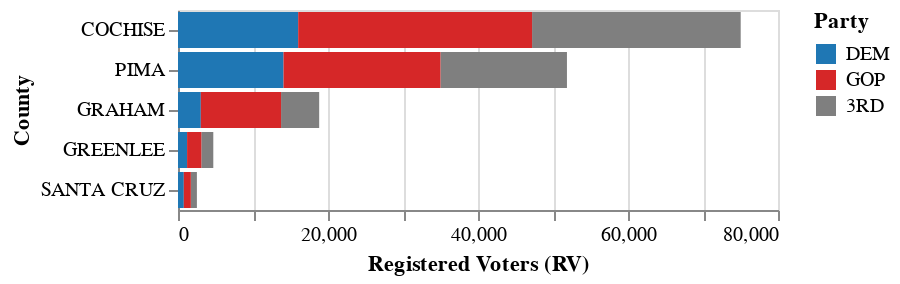

This figure's notebook cell:
### Code cell
rv_stack = (
    alt.Chart(df)
    .mark_bar()
    .encode(
        y=alt.Y("countyname:N", sort="-x", title="County"),
        x=alt.X("rv:Q", title="Registered Voters (RV)"),
        color=alt.Color(
            "party:N",
            title="Party",
            scale=alt.Scale(
                domain=list(party_colors.keys()),
                range=list(party_colors.values()),
            ),
        ),
        tooltip=["countyname", "party", "rv", "lv"],
    )
    .transform_filter("datum.rv > 0")
)

rv_stack

### Figure 1 — Vega-Lite specification as saved in the notebook (floating-point values rounded to 4 significant figures)
{"config": {"view": {"continuousWidth": 300, "continuousHeight": 300}}, "data": {"name": "data-5d5eaa9d6c51ccdb60abbfb54daeb88f"}, "mark": {"type": "bar"}, "encoding": {"color": {"field": "party", "scale": {"domain": ["DEM", "GOP", "3RD"], "range": ["#1f77b4", "#d62728", "#7f7f7f"]}, "title": "Party", "type": "nominal"}, "tooltip": [{"field": "countyname", "type": "nominal"}, {"field": "party", "type": "nominal"}, {"field": "rv", "type": "quantitative"}, {"field": "lv", "type": "quantitative"}], "x": {"field": "rv", "title": "Registered Voters (RV)", "type": "quantitative"}, "y": {"field": "countyname", "sort": "-x", "title": "County", "type": "nominal"}}, "transform": [{"filter": "datum.rv > 0"}], "$schema": "https://vega.github.io/schema/vega-lite/v5.20.1.json", "datasets": {"data-5d5eaa9d6c51ccdb60abbfb54daeb88f": [{"countyname": "COCHISE", "party": "3RD", "rv": 27815, "lv": 8299}, {"countyname": "COCHISE", "party": "DEM", "rv": 16024, "lv": 8567}, {"countyname": "COCHISE", "party": "GOP", "rv": 31187, "lv": 18736}, {"countyname": "GRAHAM", "party": "3RD", "rv": 5081, "lv": 1198}, {"countyname": "GRAHAM", "party": "DEM", "rv": 3042, "lv": 1571}, {"countyname": "GRAHAM", "party": "GOP", "rv": 10701, "lv": 6025}, {"countyname": "GREENLEE", "party": "3RD", "rv": 1593, "lv": 319}, {"countyname": "GREENLEE", "party": "DEM", "rv": 1210, "lv": 635}, {"countyname": "GREENLEE", "party": "GOP", "rv": 1903, "lv": 834}, {"countyname": "PIMA", "party": "3RD", "rv": 16865, "lv": 8432}, {"countyname": "PIMA", "party": "DEM", "rv": 14074, "lv": 10683}, {"countyname": "PIMA", "party": "GOP", "rv": 20921, "lv": 15147}, {"countyname": "SANTA CRUZ", "party": "3RD", "rv": 806, "lv": 426}, {"countyname": "SANTA CRUZ", "party": "DEM", "rv": 774, "lv": 584}, {"countyname": "SANTA CRUZ", "party": "GOP", "rv": 940, "lv": 646}]}}
